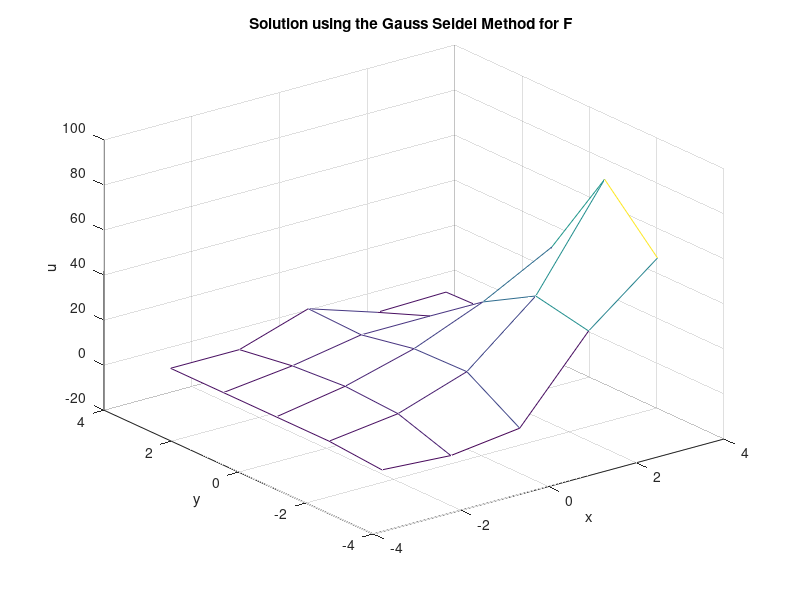
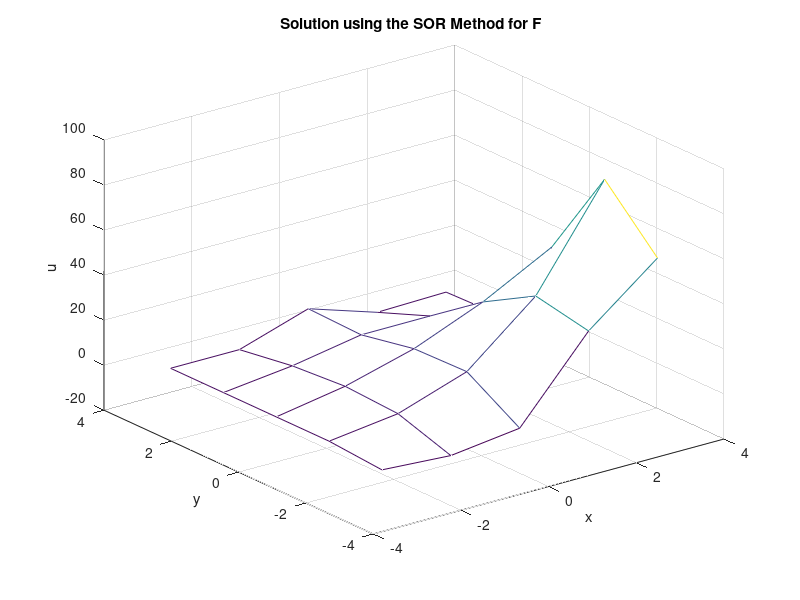

These figures' MATLAB source, in order:
%German Robles
%1456165
%2D Poisson Equation
%APc1-2 version
%May 9th, 2018
%Scientific Computing

clearvars
clc
close all

%% variables that will be used in this problem to solve for 2D poisson and laplace equation

%rectangle of interest
ax = -pi;               %left boundary of rectangle of interest
ay = -pi;               %bottom boundary of rectangle of interest
bx = pi;                %right boundary of rectangle of interest
by = pi;                %top boundary of rectangle of interest
Lx = bx - ax;           %Lx=2pi since thats magnitude of the rectangle in x-direction
Ly = by - ay;           %Ly=2pi since thats magnitude of the rectangle in y-direction

%number of nodes analyzed in this problem
disp('Enter the number of nodes to be analyzed:')       %user friendly input depending on the number of nodes
N = input('Nodes: ');               %choose a desired number of poles

Nx = N;                 %Ny is set equal to the desired number of nodes
Ny = N;                 %Ny is set equal to the desired number of nodes

h2 = (1/(Nx+1))^2;      %since h is the same for deltax and deltay, h^2 is used for the following calculation

hx = linspace(ax,bx,Nx);        %equally spaced vector from -pi to pi using N nodes in x direction
hy = linspace(ay,by,Ny);        %equally spaced vector from -pi to pi usinf N nodes in y direction

[x,y] = meshgrid(hx,hy);        %created matrix from -pi to pi in both direction to simulate rectangle
y = flipud(y);                  %flipped y vector to have it go from -pi to pi in vertical direction

%boundary conditions defined
fa = ((x-ax).^2).*cos(pi.*x/ax);            %equation used for the top boundary condition (dirichlet)
ga = x.*((x-ax).^2);                        %equation used for the bottom boundary condition (dirichlet)
F = cos((pi/2).*(2.*((x-ax)/(bx-ax))+1)).*sin(pi.*((y-ay)/(by-ay)));                    %right hand side for poissons equation (first case) 
%F = zeros(Nx,Ny);              %right hand side for laplaces equation (second case)
uby = fa;                                     %top BC
uay = ga;                                     %bottom BC
ubx = (bx.*((bx-ax).^2))+(((y-ay)/(by-ay)).*((((bx-ax).^2).*cos(pi.*bx/ax))-(bx.*((bx-ax).^2))));   %Right BC

%% boundary conditions prescribed on u matrix

%solvng for outer edges of the u matrix solution
u = zeros(Nx,Ny);       %preallocating the matrix for u matrix solution
u(1,2:Ny-1)=uby(1,2:Ny-1);      %plugging in top BC's defined earlier on the u matrix
u(Nx,2:Ny-1)=uay(Nx,2:Ny-1);    %plugging in bottom BC's defined earlier on the u matrix
u(2:Nx-1,Ny)=ubx(2:Nx-1,Ny);    %plugging in right BC's defined earlier on the u matrix

% neumann boundary condition on the left side of the u matrix

for i = 2:Nx-1
    u(i,1) = (1/4)*(2*u(i,2)+u(i-1,1)+u(i+1,1)+(h2)*F(i,1));    %algorithm used to calculate left BC since a ghost node is requiered 
end

% to provide bettter results, the corners will be calculated as averages of
% the neighboring grids

u(1,1) = (u(1,2)+u(2,1))/2;         %average for top left corner
u(1,Ny) = (u(1,Ny-1)+u(2,Ny))/2;    %average for top right corner
u(Nx,1) = (u(Nx-1,1)+u(Nx,2))/2;    %average for bottom left corner
u(Nx,Ny) = (u(Nx,Ny-1)+u(Nx-1,Ny))/2;   %average for bottom right corner

%% first iterative method used to solve poisson equation: gauss seidel 
    
error1 = 1;                      %define the error
tole1 = 1e-6;                    %tolerance used when iterating using the gauss seidel method
gaussit1 = 0;                    %keeps track of the number of iterations to date
ukp11 = u;                       %defines the u (k+1) matrix to the original u matrix

while error1 > tole1
    gaussit1 = gaussit1 + 1;      %iterator count keeps growing for each iteration
    for j = 2:Ny-1
        for i = 2:Nx-1
            ukp11(i,j)=.25*(ukp11(i-1,j)+u(i+1,j)+ukp11(i,j-1)+u(i,j+1)+h2*F(i,j));    %algorithm for the GS method
        end
    end
    error1 =(1/(Nx*Ny))*sum(sum(abs(ukp11-u)));           %calculated error used for the next iteration
    u = ukp11;
end

%iterations needed to solve
disp('Number of Iterations using the Gauss Seidel method for F =')
disp(gaussit1)                   %shows the total number of iteration to converge 

%plots solution
figure(1)                       %plots the u solution on a x, y, and z plane
mesh(x,y,u)
xlabel('x')
ylabel('y')
zlabel('u')
title('Solution using the Gauss Seidel Method for F ')
    
%% second iterative method used to solve poisson equation: SOR method

error = 1;
tole = 1e-6;
gaussit = 0;
ukp1 = u;
w = 1.9;                        %relaxation factor used to solve the SOR method. ideally this value must be within 1 to 2. 
%for this first calculation I used 1.5 but this value needs to be optimzed
%to produce the best results possible in the form of the fastest
%convergence

while error > tole
    gaussit = gaussit + 1;
    for j = 2:Ny-1
        for i = 2:Nx-1
            ukp1(i,j)=((w/4)*(u(i+1,j)+ukp1(i-1,j)+ u(i,j+1)+ ukp1(i,j-1)+(h2*F(i,j))))+(1-w)*u(i,j);   %algorithm for the SOR method
        end
    end
    error =(1/(Nx*Ny))*sum(sum(abs(ukp1-u)));
    u = ukp1;
end

%iterations needed to solve
disp('Number of Iterations using the SOR method for F =')
disp(gaussit) %shows the total number of iteration to converge 

%plots solution
figure(2)                           %plots a second figure to display the SOR solution on a x, y, and z plane
mesh(x,y,u)
xlabel('x')
ylabel('y')
zlabel('u')
title('Solution using the SOR Method for F ')


    
